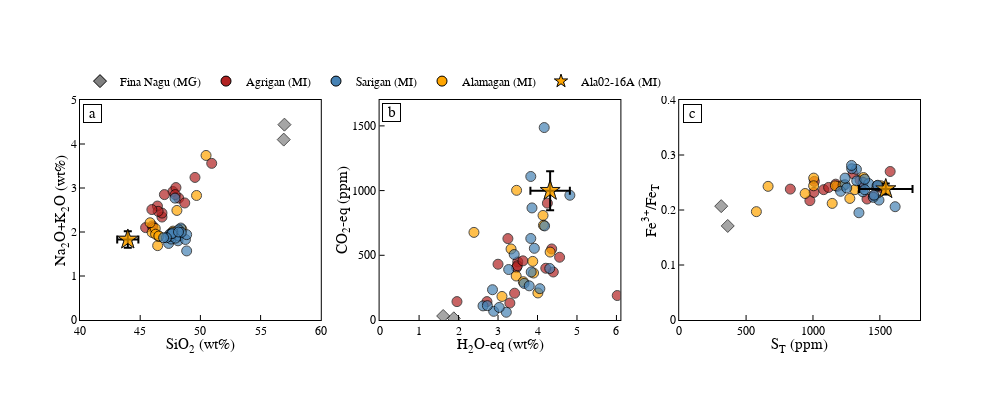

This figure's notebook cell:
### Markdown cell above
Next we look at how errors in the melt composition might influence the calculations we have done. We use the composition of melt inclusion Ala02-16A and assume the 2 sigma error bars shown below.

### Code cell
fig = make_subplots(rows=1, cols=3,
                   shared_yaxes = False, shared_xaxes = False,
                   vertical_spacing=0.08, horizontal_spacing=0.07)

data = my_analyses

# TAS
r = 1
c = 1
fig.add_trace(go.Scatter(mode = "markers", x=data["SiO2"], y=data["K2O"]+data["Na2O"],showlegend=False,
                         marker=dict(symbol=data["Symbol"], color=data["Colour"], line_color="black", size=data['Size'], line_width=1)), row = r, col = c)
fig.add_trace(go.Scatter(mode = "markers", x=[data.loc[29,"SiO2"]], y=[data.loc[29,"K2O"]+data.loc[29,"Na2O"]],showlegend=False,
                         error_x=dict(type='percent', value=2*100.*data.loc[29,"SiO2_sd"],visible=True),
                         error_y=dict(type='percent', value=2*100.*(data.loc[29,"Na2O_sd"]**2+data.loc[29,"K2O_sd"]**2.)**0.5,visible=True),
                         marker=dict(symbol=[data.loc[29,"Symbol"]], color=[data.loc[29,"Colour"]], line_color="black", size=[data.loc[29,'Size']], line_width=1)), row = r, col = c)
fig.update_xaxes(range = [40,60], dtick = 5, title = "SiO<sub>2</sub> (wt%)", row = r, col = c)
fig.update_yaxes(range = [0,5], dtick = 1, title = "Na<sub>2</sub>O+K<sub>2</sub>O (wt%)", row = r, col = c)
fig.add_annotation(x=41, y=4.7,text="a",showarrow=False, bordercolor = "black", bgcolor="white",
                   width=15, height=15,font=dict(color="black",size=15),textangle=0,  row = r, col = c)

# H2O-CO2
r = 1
c = 2
fig.add_trace(go.Scatter(mode = "markers", x=data["H2O"], y=data["CO2ppm"],showlegend=False,
                         marker=dict(symbol=data["Symbol"], color=data["Colour"], line_color="black", size=data['Size'], line_width=1)), row = r, col = c)
fig.add_trace(go.Scatter(mode = "markers", x=[data.loc[29,"H2O"]], y=[data.loc[29,"CO2ppm"]],showlegend=False,
                         error_x=dict(type='constant', value=2.*data.loc[29,"H2O_sd"],visible=True),
                         error_y=dict(type='constant', value=2.*data.loc[29,"CO2ppm_sd"],visible=True),
                         marker=dict(symbol=[data.loc[29,"Symbol"]], color=[data.loc[29,"Colour"]], line_color="black", size=[data.loc[29,'Size']], line_width=1)), row = r, col = c)
fig.update_xaxes(range = [0,6.1], dtick = 1, title = "H<sub>2</sub>O-eq (wt%)", row = r, col = c)
fig.update_yaxes(range = [0,1700], dtick = 500, title = "CO<sub>2</sub>-eq (ppm)", row = r, col = c)
fig.add_annotation(x=0.3, y=1600,text="b",showarrow=False, bordercolor = "black", bgcolor="white",
                   width=15, height=15,font=dict(color="black",size=15),textangle=0,  row = r, col = c)

# S-Fe3+/FeT
r = 1
c = 3
fig.add_trace(go.Scatter(mode = "markers", x=data["STppm"], y=data["Fe3FeT"],showlegend=False,
                         marker=dict(symbol=data["Symbol"], color=data["Colour"], line_color="black", size=data['Size'], line_width=1)), row = r, col = c)
fig.add_trace(go.Scatter(mode = "markers", x=[data.loc[29,"STppm"]], y=[data.loc[29,"Fe3FeT"]],showlegend=False,
                         error_x=dict(type='constant', value=2.*data.loc[29,"STppm_sd"],visible=True),
                         error_y=dict(type='constant', value=2.*data.loc[29,"Fe3FeT_sd"],visible=True),
                         marker=dict(symbol=[data.loc[29,"Symbol"]], color=[data.loc[29,"Colour"]], line_color="black", size=[data.loc[29,'Size']], line_width=1)), row = r, col = c)
fig.update_yaxes(range = [0,0.4], dtick = 0.1, title = "Fe<sup>3+</sup>/Fe<sub>T</sub>", row = r, col = c)
fig.update_xaxes(range = [0,1800], dtick = 500, title = "S<sub>T</sub> (ppm)", row = r, col = c)
fig.add_annotation(x=100, y=0.375,text="c",showarrow=False, bordercolor = "black", bgcolor="white",
                   width=15, height=15,font=dict(color="black",size=15),textangle=0,  row = r, col = c)

# create legend
fig.add_trace(go.Scatter(mode = "markers", x=[-1000,-1000], y=[-1000,-1000],
                         marker=dict(symbol="diamond", color="grey", line_color="black", size=10., line_width=1),
                         name="Fina Nagu (MG)"))
fig.add_trace(go.Scatter(mode = "markers", x=[-1000,-1000], y=[-1000,-1000],
                         marker=dict(symbol="circle", color="firebrick", line_color="black", size=10., line_width=1),
                         name="Agrigan (MI)"))
fig.add_trace(go.Scatter(mode = "markers", x=[-1000,-1000], y=[-1000,-1000],
                         marker=dict(symbol="circle", color="steelblue", line_color="black", size=10., line_width=1),
                         name="Sarigan (MI)"))
fig.add_trace(go.Scatter(mode = "markers", x=[-1000,-1000], y=[-1000,-1000],
                         marker=dict(symbol="circle", color="orange", line_color="black", size=10., line_width=1),
                         name="Alamagan (MI)"))
fig.add_trace(go.Scatter(mode = "markers", x=[-1000,-1000], y=[-1000,-1000],
                         marker=dict(symbol="star", color="orange", line_color="black", size=10., line_width=1),
                         name="Ala02-16A (MI)"))
fig.update_layout(legend=dict(
    orientation="h",
    yanchor="bottom",
    y=1.02,
    xanchor="left",
    x=0
))

fig.update_layout(height=400, width=1000, plot_bgcolor='rgb(255,255,255)' , showlegend = True)

fig.update_xaxes(showline=True, linewidth=1, linecolor='black', mirror=True, 
                 ticks="inside", ticklen=5, title_standoff = 0, tickcolor="black",
                 title_font=dict(size=15, family='Helvetica', color='black'), 
                 tickfont=dict(family='Helvetica', color='black', size=12))
fig.update_yaxes(showline=True, linewidth=1, linecolor='black', mirror=True, 
                 ticks="inside", ticklen=5, title_standoff = 0, tickcolor="black",
                title_font=dict(size=15, family='Helvetica', color='black'), 
                 tickfont=dict(family='Helvetica', color='black', size=12))

fig.update_layout(font_family="Helvetica",font_color="black")

fig.show()

### Figure 1 — Plotly figure (JSON) as saved in the notebook; plotly's stock layout.template omitted (floating-point values rounded to 4 significant figures)
{"data": [{"marker": {"color": ["grey", "grey", "firebrick", "firebrick", "firebrick", "firebrick", "firebrick", "firebrick", "firebrick", "firebrick", "firebrick", "firebrick", "firebrick", "firebrick", "firebrick", "firebrick", "firebrick", "firebrick", "orange", "orange", "orange", "orange", "orange", "orange", "orange", "orange", "orange", "orange", "orange", "orange", "orange", "steelblue", "steelblue", "steelblue", "steelblue", "steelblue", "steelblue", "steelblue", "steelblue", "steelblue", "steelblue", "steelblue", "steelblue", "steelblue", "steelblue", "steelblue", "steelblue", "steelblue", "steelblue", "steelblue", "steelblue"], "line": {"color": "black", "width": 1}, "size": [10, 10, 10, 10, 10, 10, 10, 10, 10, 10, 10, 10, 10, 10, 10, 10, 10, 10, 10, 10, 10, 10, 10, 10, 10, 10, 10, 10, 10, 15, 10, 10, 10, 10, 10, 10, 10, 10, 10, 10, 10, 10, 10, 10, 10, 10, 10, 10, 10, 10, 10], "symbol": ["diamond", "diamond", "circle", "circle", "circle", "circle", "circle", "circle", "circle", "circle", "circle", "circle", "circle", "circle", "circle", "circle", "circle", "circle", "circle", "circle", "circle", "circle", "circle", "circle", "circle", "circle", "circle", "circle", "circle", "star", "circle", "circle", "circle", "circle", "circle", "circle", "circle", "circle", "circle", "circle", "circle", "circle", "circle", "circle", "circle", "circle", "circle", "circle", "circle", "circle", "circle"]}, "mode": "markers", "showlegend": false, "type": "scatter", "x": [56.98, 56.92, 45.45, 48.2, 47.72, 47.97, 50.94, 48.7, 46.81, 47.01, 46.02, 46.81, 46.43, 47.91, 46.49, 46.06, 45.97, 49.55, 46.45, 50.47, 49.68, 48.46, 45.99, 48.05, 46.25, 46.54, 46.28, 46.55, 47.73, 43.97, 45.82, 48.14, 47.36, 47.57, 48.37, 47.45, 48.19, 48.19, 48.76, 48.86, 48.41, 48.86, 47.53, 47.93, 47.59, 47.71, 47.64, 47.18, 47.89, 46.94, 48.18], "xaxis": "x", "y": [4.44, 4.1, 2.1, 2.77, 2.92, 3.01, 3.56, 2.66, 2.34, 2.85, 2.14, 2.43, 2.59, 2.85, 2.47, 2.1, 2.51, 3.24, 1.69, 3.74, 2.83, 2.06, 1.99, 2.49, 2.08, 1.9, 1.95, 1.91, 2.02, 1.83, 2.21, 1.8, 1.74, 1.84, 2.09, 1.95, 2.05, 1.91, 1.83, 1.94, 1.99, 1.57, 1.9, 1.86, 1.97, 1.99, 1.96, 1.87, 2.77, 1.87, 2], "yaxis": "y"}, {"error_x": {"type": "percent", "value": 2, "visible": true}, "error_y": {"type": "percent", "value": 10.2, "visible": true}, "marker": {"color": ["orange"], "line": {"color": "black", "width": 1}, "size": [15], "symbol": ["star"]}, "mode": "markers", "showlegend": false, "type": "scatter", "x": [43.97], "xaxis": "x", "y": [1.83], "yaxis": "y"}, {"marker": {"color": ["grey", "grey", "firebrick", "firebrick", "firebrick", "firebrick", "firebrick", "firebrick", "firebrick", "firebrick", "firebrick", "firebrick", "firebrick", "firebrick", "firebrick", "firebrick", "firebrick", "firebrick", "orange", "orange", "orange", "orange", "orange", "orange", "orange", "orange", "orange", "orange", "orange", "orange", "orange", "steelblue", "steelblue", "steelblue", "steelblue", "steelblue", "steelblue", "steelblue", "steelblue", "steelblue", "steelblue", "steelblue", "steelblue", "steelblue", "steelblue", "steelblue", "steelblue", "steelblue", "steelblue", "steelblue", "steelblue"], "line": {"color": "black", "width": 1}, "size": [10, 10, 10, 10, 10, 10, 10, 10, 10, 10, 10, 10, 10, 10, 10, 10, 10, 10, 10, 10, 10, 10, 10, 10, 10, 10, 10, 10, 10, 15, 10, 10, 10, 10, 10, 10, 10, 10, 10, 10, 10, 10, 10, 10, 10, 10, 10, 10, 10, 10, 10], "symbol": ["diamond", "diamond", "circle", "circle", "circle", "circle", "circle", "circle", "circle", "circle", "circle", "circle", "circle", "circle", "circle", "circle", "circle", "circle", "circle", "circle", "circle", "circle", "circle", "circle", "circle", "circle", "circle", "circle", "circle", "star", "circle", "circle", "circle", "circle", "circle", "circle", "circle", "circle", "circle", "circle", "circle", "circle", "circle", "circle", "circle", "circle", "circle", "circle", "circle", "circle", "circle"]}, "mode": "markers", "showlegend": false, "type": "scatter", "x": [1.88, 1.61, 6.02, 4.4, 3.5, 3.42, 3.47, 1.96, 3.25, 2.72, 4.56, 3.49, 3, 3.3, 3.63, 4.25, 4.36, 4.21, 4.01, 3.1, 3.88, 3.9, 4.14, 3.46, 3.64, 3.33, 3.47, 4.15, 4.32, 4.32, 2.39, 2.86, 4.82, 3.66, 3.92, 3.84, 3.41, 2.89, 3.21, 2.62, 3.03, 2.73, 3.86, 3.27, 4.06, 4.18, 4.31, 3.83, 4.17, 3.83, 3.79], "xaxis": "x2", "y": [13, 31, 189, 371, 449, 207, 405, 142, 629, 142, 485, 419, 431, 131, 457, 903, 549, 400, 209, 182, 453, 363, 808, 340, 296, 549, 1002, 732, 525, 999, 677, 234, 964, 283, 554, 371, 506, 67, 60, 109, 97, 111, 866, 390, 242, 727, 398, 630, 1487, 1109, 264], "yaxis": "y2"}, {"error_x": {"type": "constant", "value": 0.5, "visible": true}, "error_y": {"type": "constant", "value": 150, "visible": true}, "marker": {"color": ["orange"], "line": {"color": "black", "width": 1}, "size": [15], "symbol": ["star"]}, "mode": "markers", "showlegend": false, "type": "scatter", "x": [4.32], "xaxis": "x2", "y": [999], "yaxis": "y2"}, {"marker": {"color": ["grey", "grey", "firebrick", "firebrick", "firebrick", "firebrick", "firebrick", "firebrick", "firebrick", "firebrick", "firebrick", "firebrick", "firebrick", "firebrick", "firebrick", "firebrick", "firebrick", "firebrick", "orange", "orange", "orange", "orange", "orange", "orange", "orange", "orange", "orange", "orange", "orange", "orange", "orange", "steelblue", "steelblue", "steelblue", "steelblue", "steelblue", "steelblue", "steelblue", "steelblue", "steelblue", "steelblue", "steelblue", "steelblue", "steelblue", "steelblue", "steelblue", "steelblue", "steelblue", "steelblue", "steelblue", "steelblue"], "line": {"color": "black", "width": 1}, "size": [10, 10, 10, 10, 10, 10, 10, 10, 10, 10, 10, 10, 10, 10, 10, 10, 10, 10, 10, 10, 10, 10, 10, 10, 10, 10, 10, 10, 10, 15, 10, 10, 10, 10, 10, 10, 10, 10, 10, 10, 10, 10, 10, 10, 10, 10, 10, 10, 10, 10, 10], "symbol": ["diamond", "diamond", "circle", "circle", "circle", "circle", "circle", "circle", "circle", "circle", "circle", "circle", "circle", "circle", "circle", "circle", "circle", "circle", "circle", "circle", "circle", "circle", "circle", "circle", "circle", "circle", "circle", "circle", "circle", "star", "circle", "circle", "circle", "circle", "circle", "circle", "circle", "circle", "circle", "circle", "circle", "circle", "circle", "circle", "circle", "circle", "circle", "circle", "circle", "circle", "circle"]}, "mode": "markers", "showlegend": false, "type": "scatter", "x": [362.8, 314.0, 1080.0, 830.7, 1352.0, 1370.0, 976.9, 1487.0, 1170, 1404, 1577, 1117, 1453, 1007, 1182, 1300, 1517, 1010, 1005.0, 577.0, 664.5, 1005.0, 1378.0, 1168.0, 1225.0, 941.4, 1276.0, 1313.0, 1510.0, 1544.0, 1144.0, 1325.0, 1375.0, 1239.0, 1417.0, 1327.0, 1373.0, 1206.0, 1252.0, 1386.0, 1387.0, 1290.0, 1240.0, 1288.0, 1493.0, 1479.0, 1451.0, 1484.0, 1344.0, 1614.0, 1457.0], "xaxis": "x3", "y": [0.171, 0.207, 0.237, 0.238, 0.254, 0.242, 0.217, 0.243, 0.247, 0.22, 0.27, 0.241, 0.226, 0.232, 0.243, 0.266, 0.24, 0.252, 0.258, 0.197, 0.243, 0.244, 0.259, 0.244, 0.245, 0.23, 0.221, 0.237, 0.244, 0.238, 0.212, 0.274, 0.25, 0.246, 0.248, 0.253, 0.233, 0.234, 0.24, 0.256, 0.237, 0.275, 0.258, 0.281, 0.218, 0.244, 0.223, 0.245, 0.195, 0.206, 0.227], "yaxis": "y3"}, {"error_x": {"type": "constant", "value": 200, "visible": true}, "error_y": {"type": "constant", "value": 0.01, "visible": true}, "marker": {"color": ["orange"], "line": {"color": "black", "width": 1}, "size": [15], "symbol": ["star"]}, "mode": "markers", "showlegend": false, "type": "scatter", "x": [1544.0], "xaxis": "x3", "y": [0.238], "yaxis": "y3"}, {"marker": {"color": "grey", "line": {"color": "black", "width": 1}, "size": 10, "symbol": "diamond"}, "mode": "markers", "name": "Fina Nagu (MG)", "type": "scatter", "x": [-1000, -1000], "y": [-1000, -1000]}, {"marker": {"color": "firebrick", "line": {"color": "black", "width": 1}, "size": 10, "symbol": "circle"}, "mode": "markers", "name": "Agrigan (MI)", "type": "scatter", "x": [-1000, -1000], "y": [-1000, -1000]}, {"marker": {"color": "steelblue", "line": {"color": "black", "width": 1}, "size": 10, "symbol": "circle"}, "mode": "markers", "name": "Sarigan (MI)", "type": "scatter", "x": [-1000, -1000], "y": [-1000, -1000]}, {"marker": {"color": "orange", "line": {"color": "black", "width": 1}, "size": 10, "symbol": "circle"}, "mode": "markers", "name": "Alamagan (MI)", "type": "scatter", "x": [-1000, -1000], "y": [-1000, -1000]}, {"marker": {"color": "orange", "line": {"color": "black", "width": 1}, "size": 10, "symbol": "star"}, "mode": "markers", "name": "Ala02-16A (MI)", "type": "scatter", "x": [-1000, -1000], "y": [-1000, -1000]}], "layout": {"annotations": [{"bgcolor": "white", "bordercolor": "black", "font": {"color": "black", "size": 15}, "height": 15, "showarrow": false, "text": "a", "textangle": 0, "width": 15, "x": 41, "xref": "x", "y": 4.7, "yref": "y"}, {"bgcolor": "white", "bordercolor": "black", "font": {"color": "black", "size": 15}, "height": 15, "showarrow": false, "text": "b", "textangle": 0, "width": 15, "x": 0.3, "xref": "x2", "y": 1600, "yref": "y2"}, {"bgcolor": "white", "bordercolor": "black", "font": {"color": "black", "size": 15}, "height": 15, "showarrow": false, "text": "c", "textangle": 0, "width": 15, "x": 100, "xref": "x3", "y": 0.375, "yref": "y3"}], "font": {"color": "black", "family": "Helvetica"}, "height": 400, "legend": {"orientation": "h", "x": 0, "xanchor": "left", "y": 1.02, "yanchor": "bottom"}, "plot_bgcolor": "rgb(255,255,255)", "showlegend": true, "width": 1000, "xaxis": {"anchor": "y", "domain": [0, 0.2867], "dtick": 5, "linecolor": "black", "linewidth": 1, "mirror": true, "range": [40, 60], "showline": true, "tickcolor": "black", "tickfont": {"color": "black", "family": "Helvetica", "size": 12}, "ticklen": 5, "ticks": "inside", "title": {"font": {"color": "black", "family": "Helvetica", "size": 15}, "standoff": 0, "text": "SiO<sub>2</sub> (wt%)"}}, "xaxis2": {"anchor": "y2", "domain": [0.3567, 0.6433], "dtick": 1, "linecolor": "black", "linewidth": 1, "mirror": true, "range": [0, 6.1], "showline": true, "tickcolor": "black", "tickfont": {"color": "black", "family": "Helvetica", "size": 12}, "ticklen": 5, "ticks": "inside", "title": {"font": {"color": "black", "family": "Helvetica", "size": 15}, "standoff": 0, "text": "H<sub>2</sub>O-eq (wt%)"}}, "xaxis3": {"anchor": "y3", "domain": [0.7133, 1], "dtick": 500, "linecolor": "black", "linewidth": 1, "mirror": true, "range": [0, 1800], "showline": true, "tickcolor": "black", "tickfont": {"color": "black", "family": "Helvetica", "size": 12}, "ticklen": 5, "ticks": "inside", "title": {"font": {"color": "black", "family": "Helvetica", "size": 15}, "standoff": 0, "text": "S<sub>T</sub> (ppm)"}}, "yaxis": {"anchor": "x", "domain": [0, 1], "dtick": 1, "linecolor": "black", "linewidth": 1, "mirror": true, "range": [0, 5], "showline": true, "tickcolor": "black", "tickfont": {"color": "black", "family": "Helvetica", "size": 12}, "ticklen": 5, "ticks": "inside", "title": {"font": {"color": "black", "family": "Helvetica", "size": 15}, "standoff": 0, "text": "Na<sub>2</sub>O+K<sub>2</sub>O (wt%)"}}, "yaxis2": {"anchor": "x2", "domain": [0, 1], "dtick": 500, "linecolor": "black", "linewidth": 1, "mirror": true, "range": [0, 1700], "showline": true, "tickcolor": "black", "tickfont": {"color": "black", "family": "Helvetica", "size": 12}, "ticklen": 5, "ticks": "inside", "title": {"font": {"color": "black", "family": "Helvetica", "size": 15}, "standoff": 0, "text": "CO<sub>2</sub>-eq (ppm)"}}, "yaxis3": {"anchor": "x3", "domain": [0, 1], "dtick": 0.1, "linecolor": "black", "linewidth": 1, "mirror": true, "range": [0, 0.4], "showline": true, "tickcolor": "black", "tickfont": {"color": "black", "family": "Helvetica", "size": 12}, "ticklen": 5, "ticks": "inside", "title": {"font": {"color": "black", "family": "Helvetica", "size": 15}, "standoff": 0, "text": "Fe<sup>3+</sup>/Fe<sub>T</sub>"}}}}
